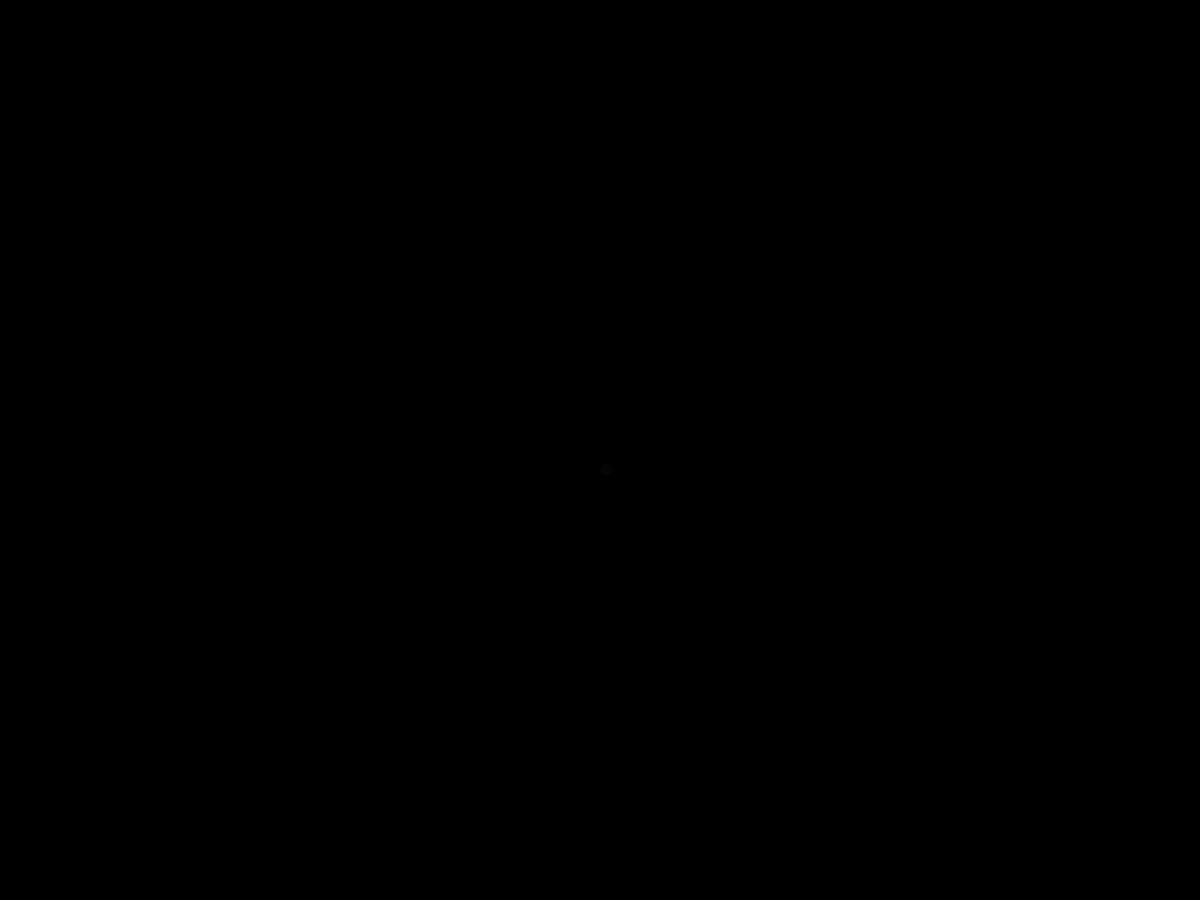
Frame 1 (no input)
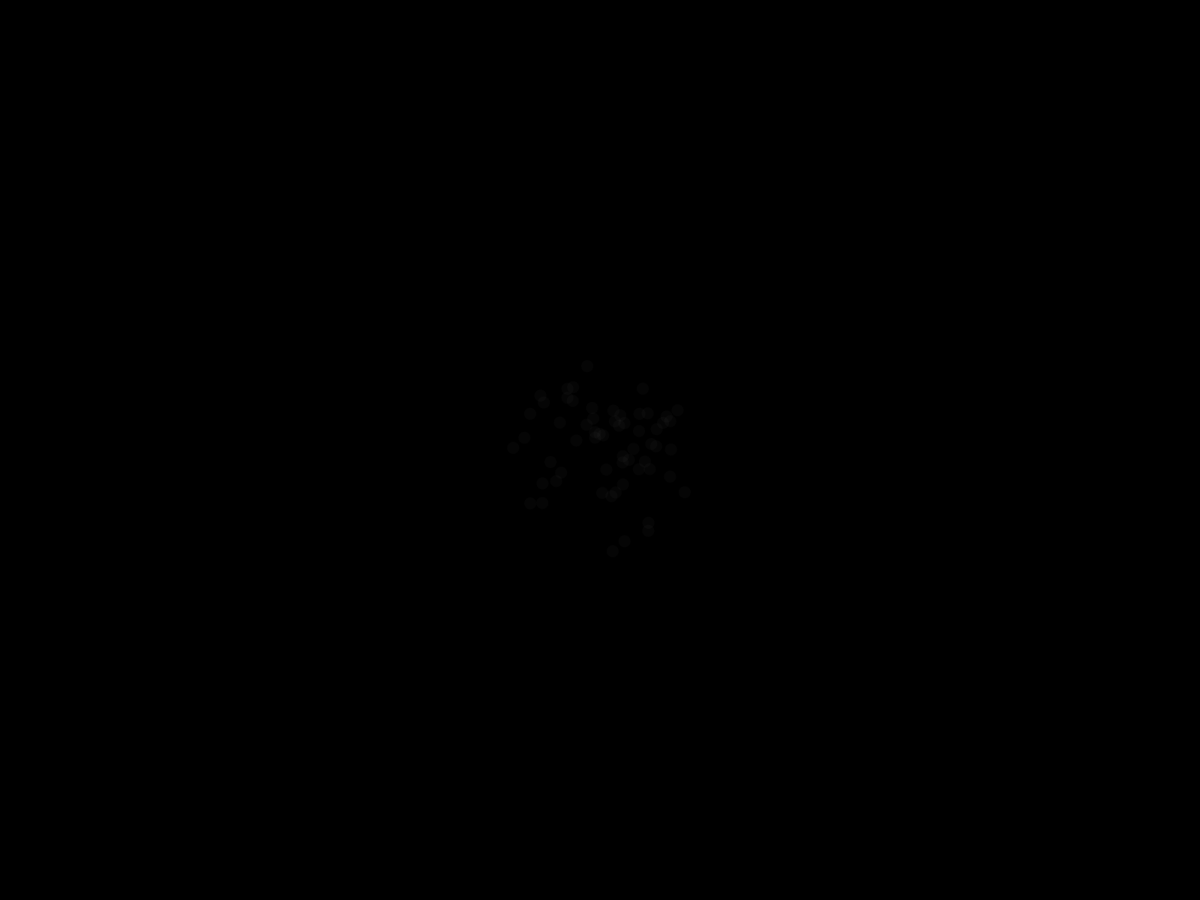
Frame 60 (the mouse pressed at the canvas centre just before this capture)
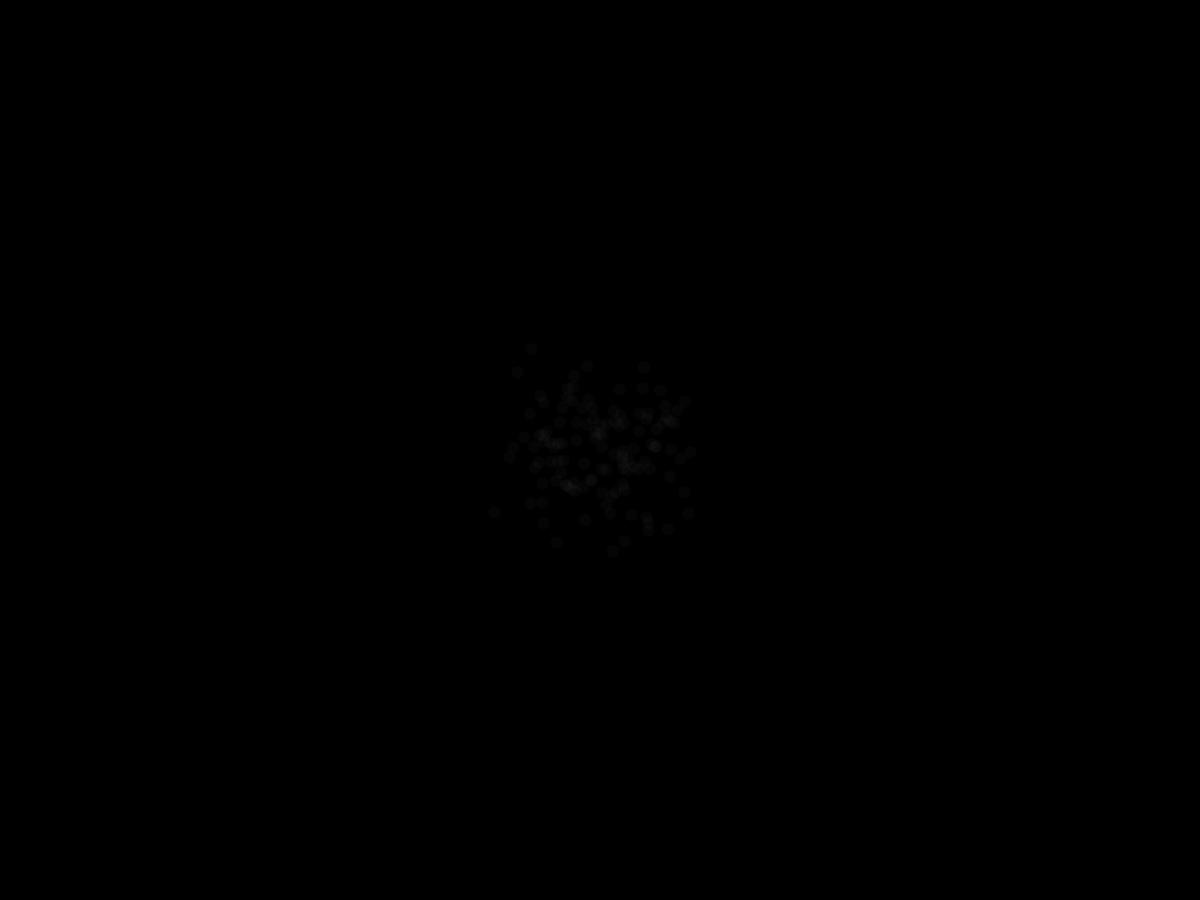
Frame 120 (the mouse held since frame 60 and released just before this capture)

The Processing sketch that drew these frames (run headless with seeded random() and noise(); from frame 60 on, the mouse is pressed at the canvas centre):

// Processing sketch: gaussianDistribution
// ── gaussianDistribution.pde
void setup() {
  fullScreen();
  //size(500, 500);
  background(0);
}

void draw() {
  float numX = randomGaussian();
  float sdX = 60;
  float meanX = width/2;

  float x = (numX * sdX) + meanX;

  float numY = randomGaussian();
  float sdY = 60;
  float meanY = height/2;

  float y = (numY * sdY) + meanY;

  noStroke();
  fill(255, 5);
  ellipse(x, y, 16, 16);
}
